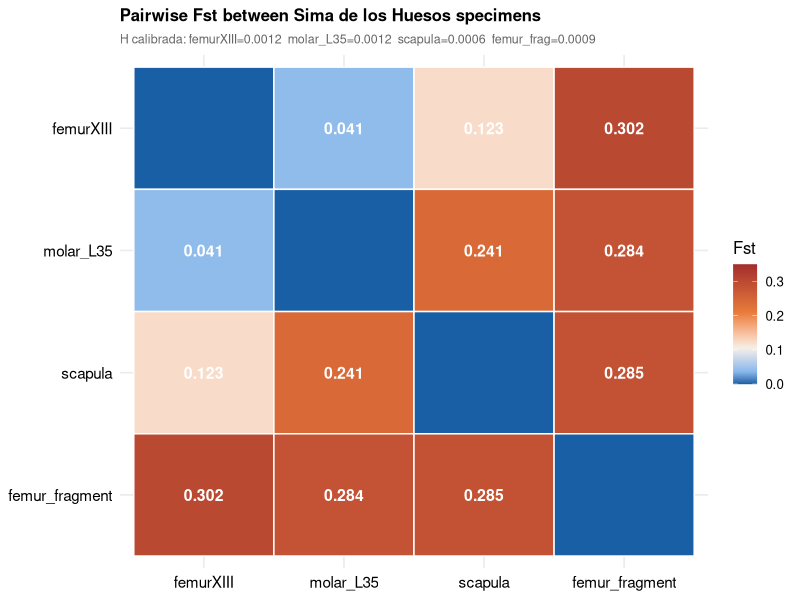

Reproduce this figure in R.
library(ggplot2)

specs <- c("femurXIII", "molar_L35", "scapula", "femur_fragment")

fst_mat <- matrix(NA, 4, 4, dimnames=list(specs, specs))
fst_mat["femurXIII","molar_L35"]      <- 0.041
fst_mat["femurXIII","scapula"]         <- 0.123
fst_mat["femurXIII","femur_fragment"]  <- 0.302
fst_mat["molar_L35","scapula"]         <- 0.241
fst_mat["molar_L35","femur_fragment"]  <- 0.284
fst_mat["scapula","femur_fragment"]    <- 0.285
# simetrica
for(i in 1:4) for(j in 1:4) if(is.na(fst_mat[i,j])) fst_mat[i,j] <- fst_mat[j,i]
diag(fst_mat) <- 0

df <- reshape2::melt(fst_mat)
df$Var1 <- factor(df$Var1, levels=specs)
df$Var2 <- factor(df$Var2, levels=rev(specs))

# Añadir H para anotación
h_vals <- c(femurXIII=0.001183, molar_L35=0.001207,
            scapula=0.000590, femur_fragment=0.000925)

p <- ggplot(df, aes(x=Var1, y=Var2, fill=value)) +
  geom_tile(color="white", linewidth=0.5) +
  geom_text(aes(label=ifelse(is.na(value)|value==0, "",
                             sprintf("%.3f", value))),
            size=4, color="white", fontface="bold") +
  scale_fill_gradientn(
    colors=c("#185FA5","#85B7EB","#F5F0E8","#E87B3A","#A32D2D"),
    values=c(0,0.1,0.3,0.6,1),
    limits=c(0,0.35),
    name="Fst",
    na.value="grey90"
  ) +
  labs(
    title="Pairwise Fst between Sima de los Huesos specimens",
    subtitle=sprintf("H calibrada: femurXIII=%.4f  molar_L35=%.4f  scapula=%.4f  femur_frag=%.4f",
                     h_vals["femurXIII"], h_vals["molar_L35"],
                     h_vals["scapula"], h_vals["femur_fragment"]),
    x=NULL, y=NULL
  ) +
  theme_minimal(base_size=12) +
  theme(
    plot.background=element_rect(fill="white",color=NA),
    axis.text=element_text(size=11,color="black"),
    plot.title=element_text(size=12,face="bold"),
    plot.subtitle=element_text(size=9,color="grey40"),
    legend.position="right"
  )

ggsave("~/PopSize/results/fst_heatmap_SH.png", p,
       width=7, height=6, dpi=300, bg="white")
cat("✓ Heatmap guardado\n")
